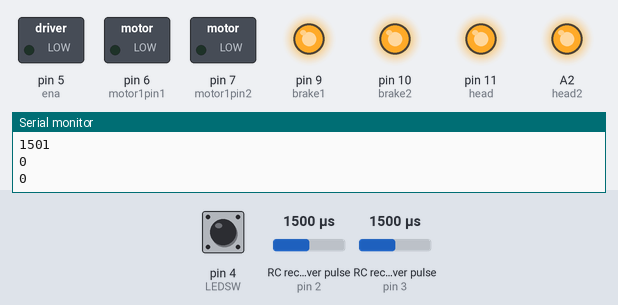
A sketch run on a simulated Arduino Uno, built with avr-gcc and run on an emulated ATmega328P. Parts: switched loads named in the sketch (green lamp = pin HIGH), output pins drawn as LEDs (lit = HIGH), the last lines printed to the serial monitor. Wiring (inferred from the names in the program): 2 × RC receiver channel: data pin 2 / data pin 3. The test bench sets the inputs (shaded band); at power-on: pin 4 (LEDSW) LOW, RC receiver pulse (sensors on pin 2, pin 3) 1500 µs.

Above: at 1.2 s.
1.3 s: pin 4 (LEDSW) pulled HIGH for 0.15 s
At 1.8 s:
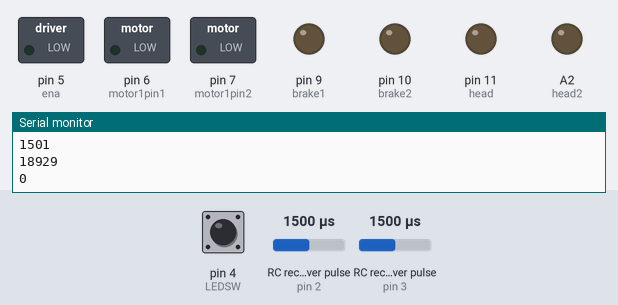
Timing chart, 0 to 4.3 s (numbered marks = the images above; inputs shaded):
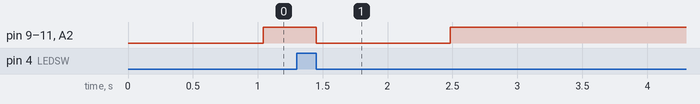

Measured:
- after the input at 1.3 s, pin 9 (brake1), pin 10 (brake2), pin 11 (head), A2 (head2): HIGH → LOW after 0.15 s, → HIGH 1.0 s later

The sketch:

Code.ino
```cpp
#define RCPin_Thrust 3
#define RCPin_Button 2
#define LEDSW 4

int ena = 5;
int motor1pin1 = 6;
int motor1pin2 = 7;
int brake1 = 9;
int brake2 = 10;
int head = 11;
int head2 = A2;

int RCValue_Thrust;
int RCValue_Button;
int RCValue_Light;
int speed = 0;

void setup() {
  Serial.begin(9600);
  pinMode(motor1pin1, OUTPUT);
  pinMode(motor1pin2, OUTPUT);
  pinMode(RCPin_Thrust, INPUT);
  pinMode(RCPin_Button, INPUT);
  pinMode(LEDSW, INPUT);
  pinMode(ena, OUTPUT);

  pinMode(brake1, OUTPUT);
  pinMode(brake2, OUTPUT);
  pinMode(head, OUTPUT);

}
void loop() {
  RCValue_Thrust = pulseIn(RCPin_Thrust, HIGH);
  RCValue_Button = pulseIn(RCPin_Button, HIGH);
  RCValue_Light = pulseIn(LEDSW, HIGH);
  Serial.println(RCValue_Button);
  Serial.println(RCValue_Thrust);
  Serial.println(RCValue_Light);
  if (RCValue_Thrust >= 1110 && RCValue_Button < 1000) { // Forward
    digitalWrite(motor1pin1, HIGH);
    digitalWrite(motor1pin2, LOW);
    speed = map(RCValue_Thrust, 1100, 1918, 0, 255);
    analogWrite(ena, speed);
    Serial.println(speed);
} else if (RCValue_Thrust >= 1110 && RCValue_Button > 2000 ) { // Reverse
    digitalWrite(motor1pin1, LOW);
    digitalWrite(motor1pin2, HIGH);
    speed = map(RCValue_Thrust, 1918, 1100, 255, 0);
    analogWrite(ena, speed);
    Serial.println(speed);
} else {
    analogWrite(ena, 0); // No movement
    digitalWrite(motor1pin1, LOW);
    digitalWrite(motor1pin2, LOW);
    Serial.println(speed);
}

if (RCValue_Light < 2000){
  digitalWrite(brake1, HIGH);
  digitalWrite(brake2, HIGH);
  digitalWrite(head, HIGH);
  analogWrite(head2, 255);
}
else if (RCValue_Light > 1500) {
  digitalWrite(brake1, LOW);
  digitalWrite(brake2, LOW);
  digitalWrite(head, LOW);
  analogWrite(head2, 0);
  }
}
```
